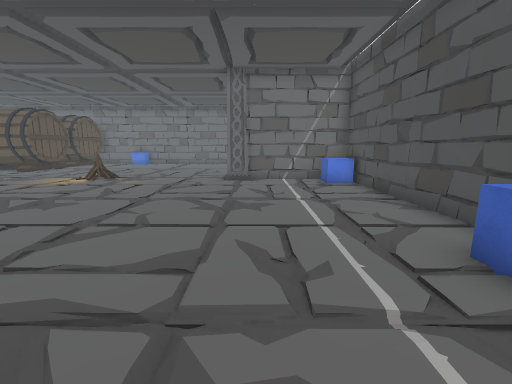
view 1 (above)

19 first-person views from a walk through a Unity game level. The camera is 1.4 m above the floor, tilts 10° down and sees 90° across. The floor is counted in squares, 1 m on a side. Each view is taken from the middle of a square. On the plan, view 1 faces up. The plan holds only what a view shows up to about 13 squares ahead; the rest is blank. The place goes on beyond the plan. The player character is not drawn. Door leaves are left out, so doorways stand open. Some surface patterns are stand-ins.

view 2
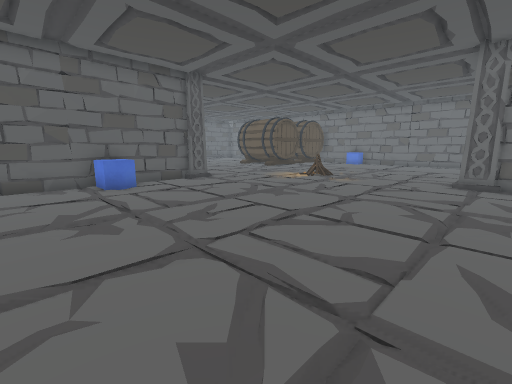

view 3
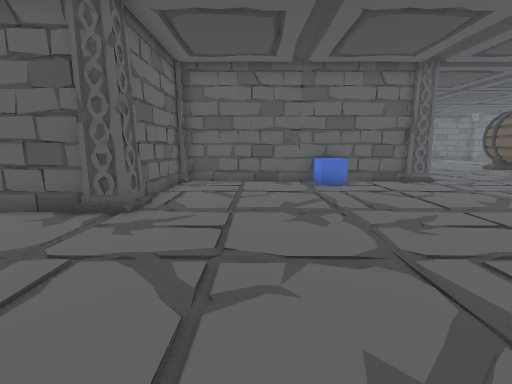

view 4
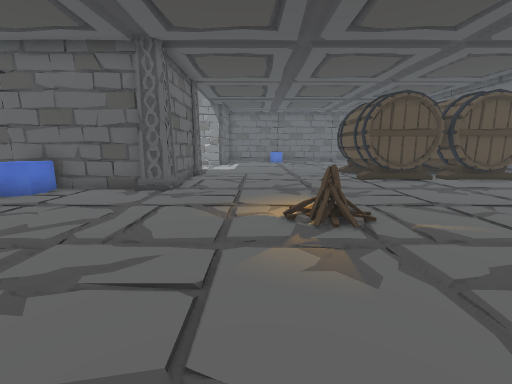

view 5
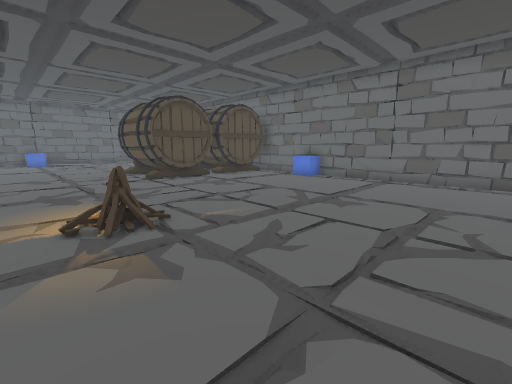

view 6
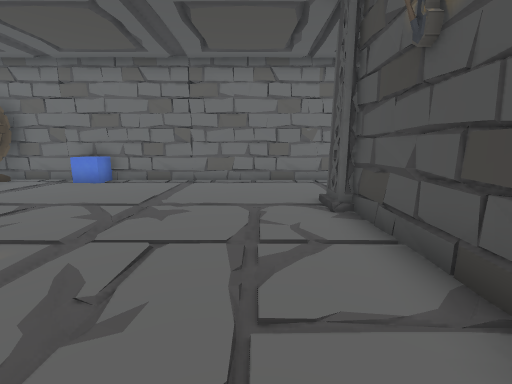

view 7
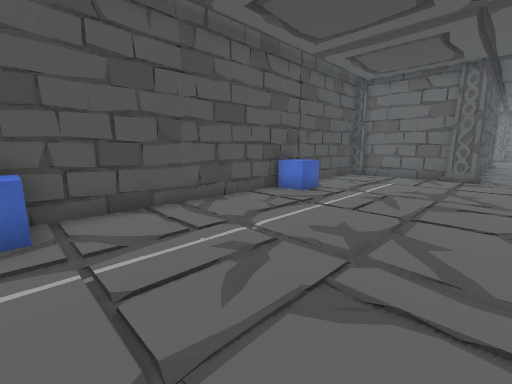

view 8
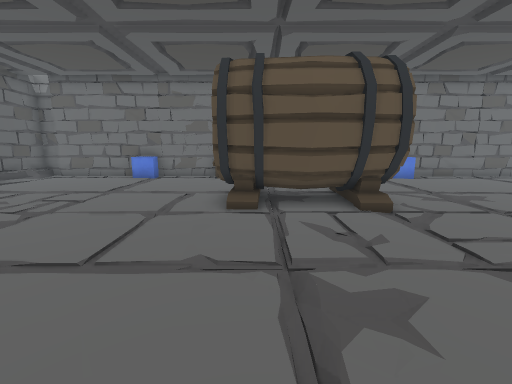

view 9
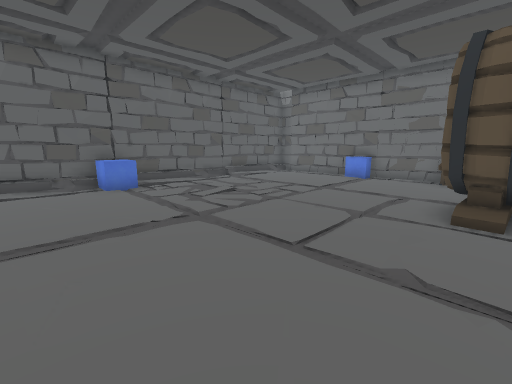

view 10
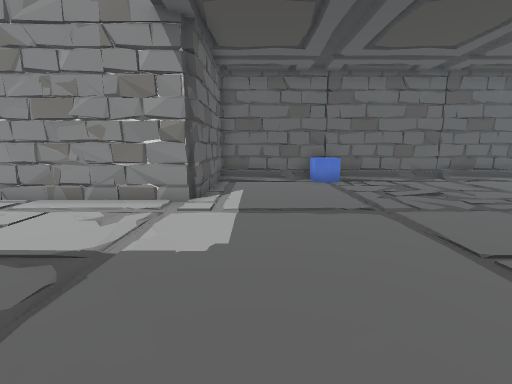

view 11
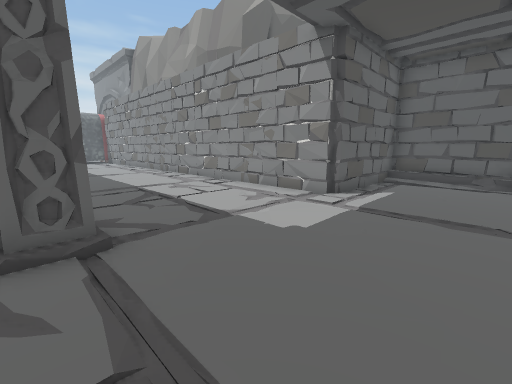

view 12
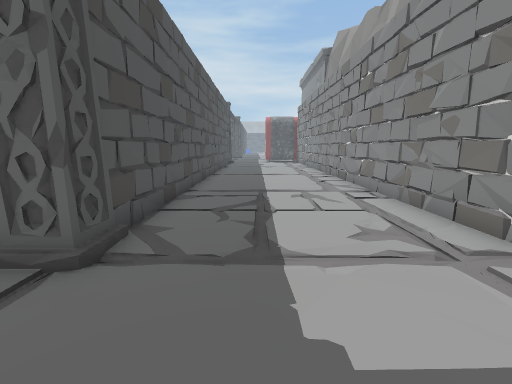

view 13
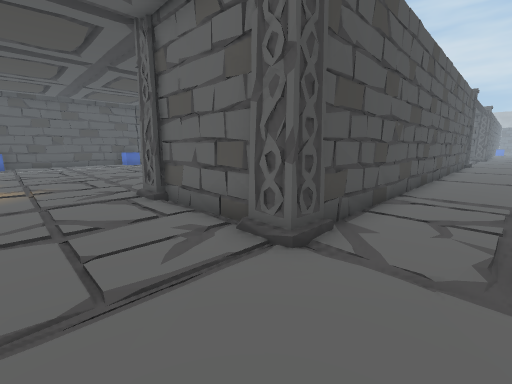

view 14
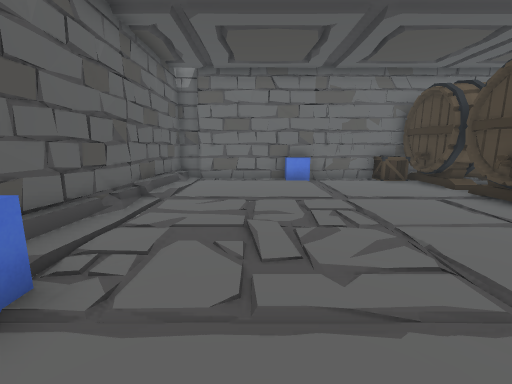

view 15
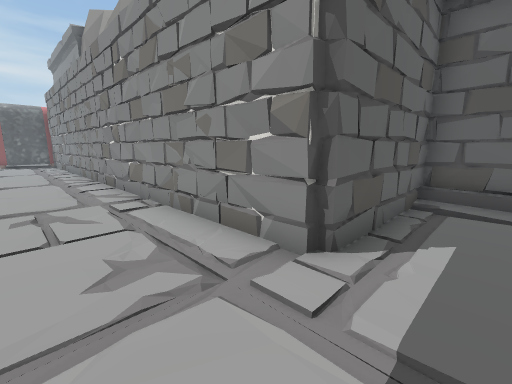

view 16
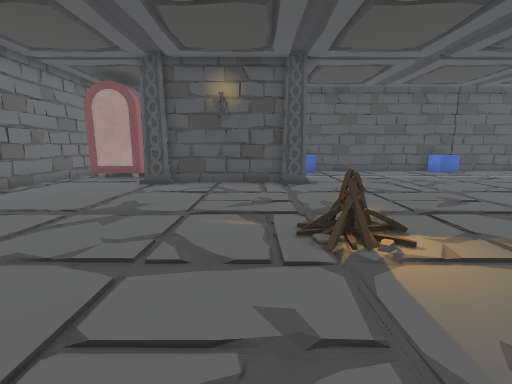

view 17
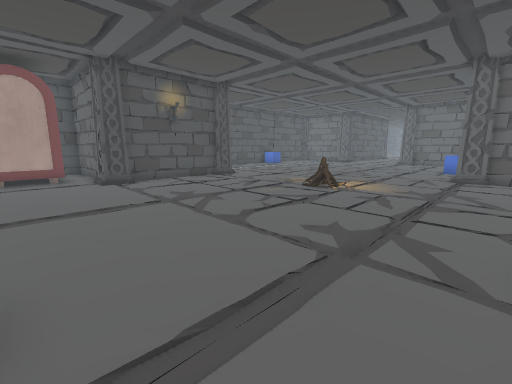

view 18
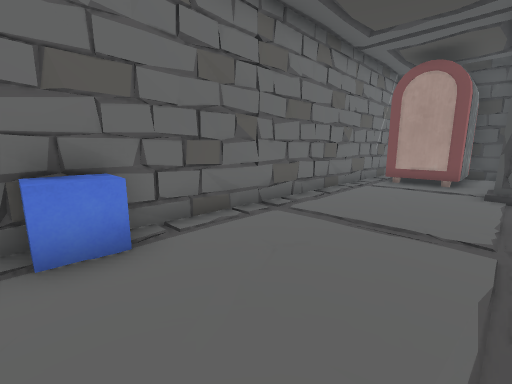

view 19
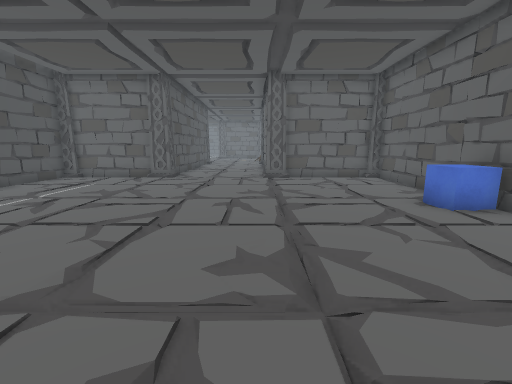

### Floor plan
Key: @ floor where view 1 was taken; # wall or solid block; . floor; / step, stairs or slope; P pillar; C campfire; U cube; R crate; O other object.
Columns run from 27 left of view 1 to 4 right of it. Each row starts with its distance up from view 1.
 22 ###########    ###############
 21 ##....U..RRO  O..UU##........#
 20 #/........RO  O.............##
 19 #/........OO##O.............#
 18 #/.........O OO.............##
 17 ##........OO OO...........P#####
 16 ##........OO  O...........##
 15 #/../.....OOOOO...........#
 14 #/..//.......O............#
 13 #//./.....................#
 12 #UU.......................PP
 11 #U..................C.....P#####
 10 #.............................U#
  9 ##.............................#
  8 ##.............................#
  7 ######.....PP###P..............#
  6      #......##  P..............#
  5      #......#   #..............#
  4      #......#   #..............#
  3      #......#   #UU...........U#
  2      #......#   #.............U#
  1      #......#   #..............#
  0      #......#   #..........@...#
 -1      #......#   #..............#
 -2      #......#   #..............#
 -3      #......#   #####P....P#####
 -4      #......#       ##....##

Positions as (right, up) in squares from view 1, and headings:
1: (0, 0), facing up
2: (0, 0), facing up-left
3: (0, 0), facing left
4: (-2, 10), facing left
5: (-2, 10), facing up-left
6: (-3, 11), facing up
7: (-2, 10), facing down-right
8: (-16, 9), facing up
9: (-16, 9), facing up-left
10: (-15, 9), facing left
11: (-15, 11), facing down-left
12: (-18, 10), facing down
13: (-18, 10), facing down-right
14: (-23, 10), facing up
15: (-19, 9), facing down-left
16: (-11, 13), facing right
17: (-12, 20), facing down-right
18: (-10, 17), facing up-right
19: (-5, 9), facing down
